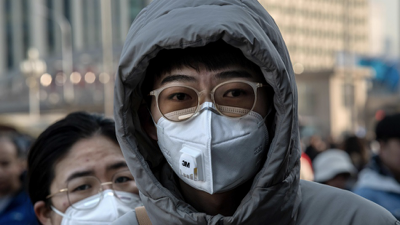
#> input picture archive/images/maksssksksss135.png, 400 x 225 px; its folder holds 4 pictures in this run
$ python preprocessing.py
#> lines starting #> are read from the running program, lines starting #| are printed output that depends on the picture
import numpy as np
import os
from matplotlib import pyplot as plt
import cv2
import random
import pickle
import xmltodict
from sklearn.model_selection import train_test_split

DATA_DIR = "archive"

CATEGORIES = ["with_mask", "without_mask", "mask_weared_incorrect"]

IMG_SIZE = 50

training_data = []

images_path = os.path.join(DATA_DIR, "images")
for img in os.listdir(images_path):
    try:
        img_array = cv2.imread(os.path.join(images_path, img), cv2.IMREAD_GRAYSCALE)
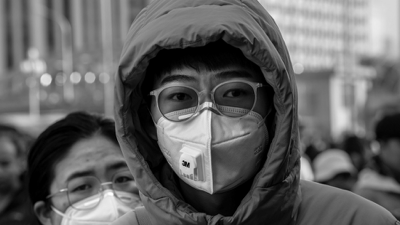
#> img_array: shape (225, 400); min 0, max 255, mean 99
        resized = cv2.resize(img_array, (IMG_SIZE, IMG_SIZE))
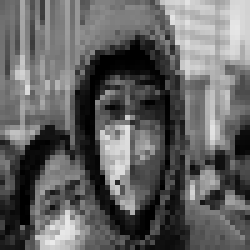
#> resized: shape (50, 50) (shown 5 times larger); min 0, max 234, mean 98.9
        annotations_path = "archive/annotations/" + img[:-4] + ".xml"
        with open(annotations_path) as fd:
            info = xmltodict.parse(fd.read())
            label = info['annotation']['object']['name']
            training_data.append([resized, CATEGORIES.index(label)])
    except Exception as e:
        print(e)
#> pass 2 of the loop `for img in os.listdir(images_path):`:
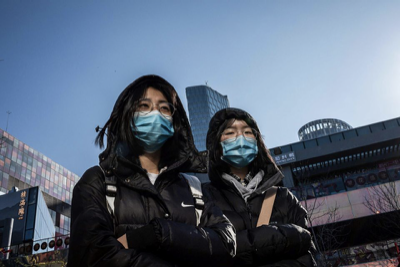
#> input picture archive/images/maksssksksss141.png, 400 x 267 px
#> `img_array = cv2.imread(os.path.join(images_path, img), cv2.IMREAD_GRAY..`:
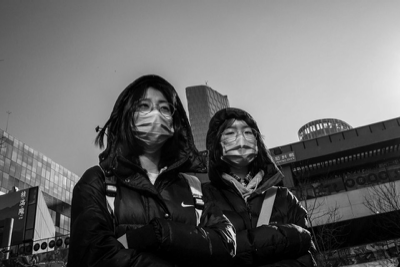
#> img_array: shape (267, 400); min 0, max 251, mean 99.8
#> `resized = cv2.resize(img_array, (IMG_SIZE, IMG_SIZE))`:
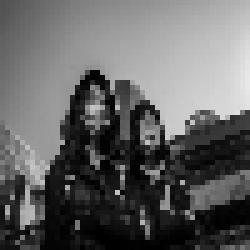
#> resized: shape (50, 50) (shown 5 times larger); min 0, max 232, mean 99.6
#> pass 3 of the loop `for img in os.listdir(images_path):`:
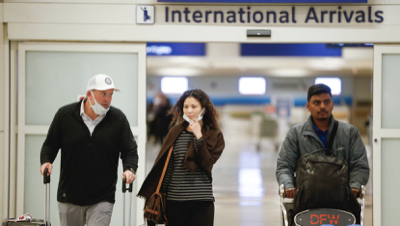
#> input picture archive/images/maksssksksss145.png, 400 x 226 px
#> `img_array = cv2.imread(os.path.join(images_path, img), cv2.IMREAD_GRAY..`:
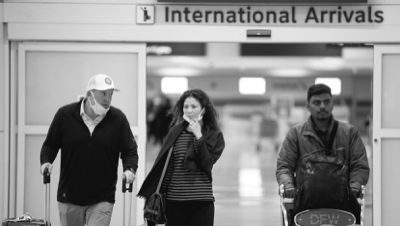
#> img_array: shape (226, 400); min 3, max 255, mean 137.8
#> `resized = cv2.resize(img_array, (IMG_SIZE, IMG_SIZE))`:
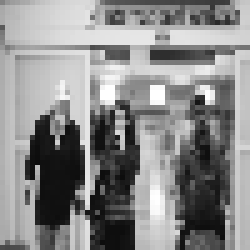
#> resized: shape (50, 50) (shown 5 times larger); min 12, max 255, mean 137.6
#> the loop made 4 passes; the first 3 are shown

random.shuffle(training_data)

X = []
y = []

for features, label in training_data:
    X.append(features)
    y.append(label)

X = np.array(X).reshape(-1, IMG_SIZE, IMG_SIZE, 1)

#> (the run stopped early here; a loop or call above may not have finished)
